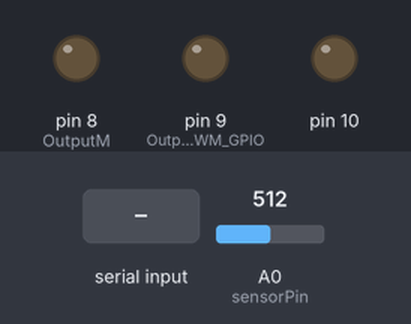
A sketch run on a simulated Arduino Uno, built with avr-gcc and run on an emulated ATmega328P. Shown: output pins drawn as LEDs (lit = HIGH). Inputs (shaded band) come from the test bench; at power-on: A0 (sensorPin) = 512. What the sketch prints to the serial monitor is not drawn.

Above: at 3.2 s.
3.3 s: "<90,45>" received over Serial
At 3.7 s:
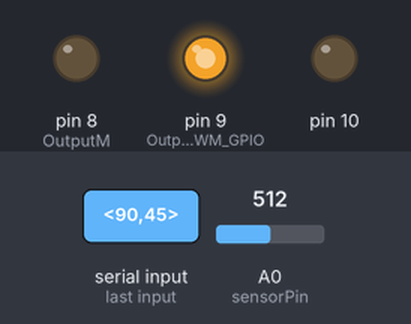
4.8 s: "<30,150>" received over Serial
At 6.0 s:
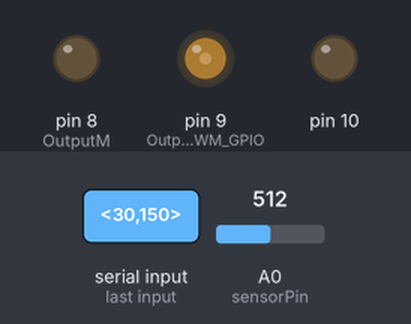
6.3 s: "<9>" received over Serial
At 7.3 s:
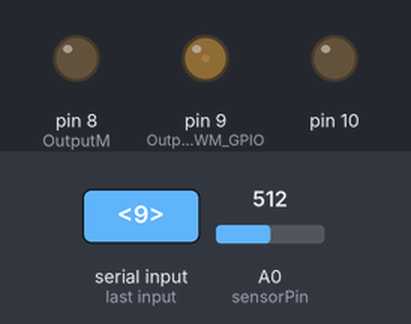
7.8 s: A0 (sensorPin) set to 339
10.8 s: A0 (sensorPin) set to 304
12.3 s: "<10>" received over Serial
At 13.0 s:
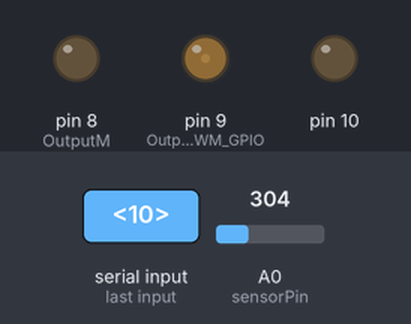
Timing chart, 0 to 15.3 s (numbered marks = the images above; inputs shaded):
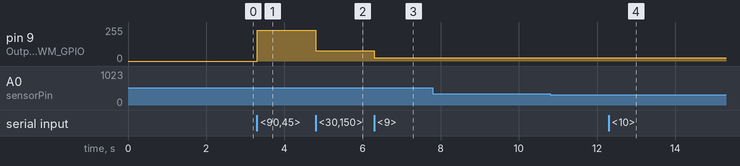

The sketch:

TDCident.ino
```cpp
#define pwmRes 12
#define pwmMax 4095
//#define pwmMax 255
#define OutputPWM_GPIO 9
#define OutputM 8

int sensorPin = A0;    // select the input pin for the potentiometer
int sensorValue = 0;  // variable to store the value coming from the sensor
double angulo=-12;
double amplitudMaxAnalogo=753;
double valorAn0=75+amplitudMaxAnalogo;
double valorPiso=654;
double valorTecho=297+amplitudMaxAnalogo;
//double amplitudMaxAnalogo=1023;

long Ts = 2; // Sample time in ms
long previousMillis = 0;  // For main loop function


float Ref = -90; // System Reference - Temperature [°C]
float directCmd = 50.0; // Direct Control Output - FOR OPENLOOP or FEEDFORWARD - Transistor Collector Current [mA]
float Cmd = 0.0; // Control Output
float CmdRed = 0.0; // Control Output
float CmdPID = 0.0;
float CmdRedp = 0.0;
float E = 0;
float Ep = 0;
float Up = 0;
float Epp = 0;
float Upp = 0;
float Eppp = 0;
float Uppp = 0;
unsigned int pwmDuty = 0; // Control Output (Converted to PWM Duty Cycle)


double pwm=0.5;

// Advanced Serial Input Variables
const byte numChars = 32;
char receivedChars[numChars];
boolean newData = false;


void control(void){
  // Measurement, Control, Output Command Signal, Serial Data Communication

  unsigned long currentMillis = millis(); // Update current time from the beginning

  if (currentMillis - previousMillis >= Ts ) {
    previousMillis = currentMillis;
    angulo=analogRead(sensorPin);
    if (angulo<valorPiso*0.9){angulo=angulo+amplitudMaxAnalogo;}
    angulo=(angulo-valorAn0)*90;
    if(angulo>=0){angulo=angulo/(valorTecho-valorAn0);}else{
      angulo=angulo/(valorAn0-valorPiso);
    }


    //float CmdLim = min(max(CmdRed, -50), 50); // Saturated Control Output
    //float Cmd = CmdLim + directCmd;

    pwmDuty = int((Cmd/100)*pwmMax);
    //analogWrite(OutputPWM_GPIO, pwmDuty);
    analogWriteADJ(OutputPWM_GPIO, pwmDuty);

    Serial.print("Valor analogo:");
    Serial.print(analogRead(sensorPin));
    Serial.print("    Angulo:");
    Serial.print(angulo);
    Serial.print("    PWM:");
    Serial.println(Cmd);


  }


// Advanced Serial Input Functions
  recvWithStartEndMarkers();
  if (newData == true) {
    parseData();
    newData = false;
  }

}


void setup() {
  Serial.begin(115200);

  pinMode(OutputPWM_GPIO, OUTPUT);  //In1
  pinMode(OutputM, OUTPUT);
  digitalWrite(OutputM, LOW);
  setupPWMadj();
  analogWriteADJ(OutputPWM_GPIO, pwmDuty);


  delay(2000); // Wait 2.5 [s] to open Serial Monitor/Plotter

}

void loop() {
  // read the value from the sensor:
  control();
}


void setupPWMadj() {
  DDRB |= _BV(PB1) | _BV(PB2);        /* set pins as outputs */
  TCCR1A = _BV(COM1A1) | _BV(COM1B1)  /* non-inverting PWM */
      | _BV(WGM11);                   /* mode 14: fast PWM, TOP=ICR1 */
  TCCR1B = _BV(WGM13) | _BV(WGM12)
      | _BV(CS10);                    /* no prescaling */
  ICR1 = 0x0fff;                      /* TOP counter value - SETS RESOLUTION/FREQUENCY */
}


void analogWriteADJ(uint8_t pin, uint16_t val){
  switch (pin) {
    case  9: OCR1A = val; break;
    case 10: OCR1B = val; break;
    }
}

void recvWithStartEndMarkers() {
    static boolean recvInProgress = false;
    static byte ndx = 0;
    char startMarker = '<'; // Serial input must start with this character
    char endMarker = '>'; // Serial input must end with this character
    char rc;

    while (Serial.available() > 0 && newData == false) {
        rc = Serial.read();

        if (recvInProgress == true) {
            if (rc != endMarker) {
                receivedChars[ndx] = rc;
                ndx++;
                if (ndx >= numChars) {
                    ndx = numChars - 1;
                }
            }
            else {
                receivedChars[ndx] = '\0'; // terminate the string
                recvInProgress = false;
                ndx = 0;
                newData = true;
            }
        }

        else if (rc == startMarker) {
            recvInProgress = true;
        }
    }
}


void parseData() {      // split the data into its parts
    Cmd = atof(receivedChars);     // convert serial input to a float and update System Reference value with that value
}
```

Measured:
- after the input at 3.3 s, pin 9 (OutputPWM_GPIO): 0/255 → 229/255 at once
- after the input at 4.8 s, pin 9 (OutputPWM_GPIO): 229/255 → 76/255 at once
- after the input at 6.3 s, pin 9 (OutputPWM_GPIO): 76/255 → 23/255 at once
- after the input at 12.3 s, pin 9 (OutputPWM_GPIO): 23/255 → 25/255 at once
